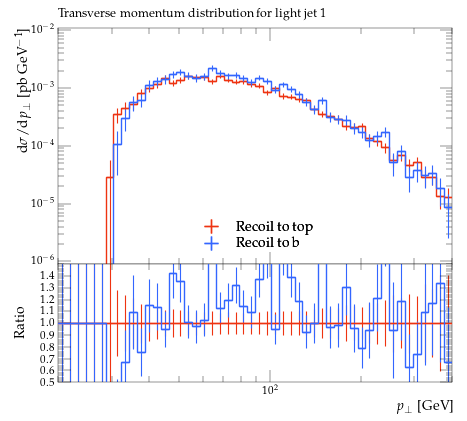

Python code for this plot:
#! /usr/bin/env python

# This Python script was auto-generated using YODA v2.0.2.
# Analysis object: /MC_TTBAR/onelep_jetl_1_pT
# Timestamp: 31-07-2026 (12:23:23)

import matplotlib as mpl
import matplotlib.pyplot as plt
mpl.use('Agg') # comment out for interactive use
import os
import numpy as np

plotDir = os.path.split(os.path.realpath(__file__))[0]
if 'YODA_USER_PLOT_PATH' in globals():
    plot_outdir = globals()['YODA_USER_PLOT_PATH']
else:
    plot_outdir = plotDir

#plot style
plt.style.use(os.path.join(plotDir, '../default.mplstyle'))
# plot metadata
figW, figH = plt.rcParams['figure.figsize']
ax_xLabel = r'$p_\perp$ [GeV]'
ax_yLabel = r'$\mathrm{d}\sigma/\mathrm{d}p_\perp$ [pb GeV$^{-1}$]'
ax_title  = r'Transverse momentum distribution for light jet 1'
ax_xScale = 'log'
ax_yScale = 'log'
xLims = (20.0, 400.0)
yLims = (9e-07, 0.011000000000000001)

# TeX-friendly labels for the legend
labels = {
    'legend' : ([ r"Recoil to top", r"Recoil to b" ], r""),
}

# Adjust canvas width and height
canvasW = 10.0
canvasH = 9.0
figW *= canvasW/10.
figH *= canvasH/9.

# Create figure and axis objects
fig, (ax, ratio0_ax) = plt.subplots(2, 1, sharex=True,
                  figsize=(figW,figH), gridspec_kw={'height_ratios': (6.0, 3.0)})

# Set figure margins
plt.subplots_adjust(
    left   = 1.0 * plt.rcParams['figure.subplot.left'],
    right  = 1.0 * plt.rcParams['figure.subplot.right'],
    top    = 1.0 * plt.rcParams['figure.subplot.top'],
    bottom = 1.0 * plt.rcParams['figure.subplot.bottom'])

ratio0_ax.yaxis.set_major_locator(mpl.ticker.MultipleLocator(0.1))
ratio0_ax.set_ylim(0.5, 1.4999)
ratio0_ax.set_ylabel('Ratio')

# the numerical data is stored in a separate file
dataf = dict()
prefix = os.path.split(__file__)[0]
if prefix:    prefix = prefix + '/'
exec(open(prefix+'onelep_jetl_1_pT__data.py').read(), dataf)


legend_handles = dict() # keep track of handles for the legend

# style options for curves
# starts at zorder>=5 to draw curve on top of legend
styles = {
  'recoil_t': {
    'color' : '#EE3311',
    'linestyle' : '-',
    'linewidth' : 1,
    'marker' : 'none',
    'markersize' : 2,
    'capsize' : 0.0,
    'zorder' : 5,
    'histstyle' : 1,
    'drawstyle' : 'steps-pre',
    'xerrorbars' : 1,
    'yerrorbars' : 1,
    'fillcolor' : None,
    'fillopacity' : 1.0,
    'ratio0_linestyle' : '-',
    'ratio0_linewidth' : 1,
    'ratio0_marker' : 'none',
    'ratio0_markersize' : 2,
    'ratio0_capsize' : 0.0,
    'ratio0_zorder' : 5,
    'ratio0_histstyle' : 1,
    'ratio0_drawstyle' : 'steps-pre',
    'ratio0_xerrorbars' : 1,
    'ratio0_yerrorbars' : 1,
  },
  'recoil_b': {
    'color' : '#3366FF',
    'linestyle' : '-',
    'linewidth' : 1,
    'marker' : 'none',
    'markersize' : 2,
    'capsize' : 0.0,
    'zorder' : 6,
    'histstyle' : 1,
    'drawstyle' : 'steps-pre',
    'xerrorbars' : 1,
    'yerrorbars' : 1,
    'fillcolor' : None,
    'fillopacity' : 1.0,
    'ratio0_linestyle' : '-',
    'ratio0_linewidth' : 1,
    'ratio0_marker' : 'none',
    'ratio0_markersize' : 2,
    'ratio0_capsize' : 0.0,
    'ratio0_zorder' : 6,
    'ratio0_histstyle' : 1,
    'ratio0_drawstyle' : 'steps-pre',
    'ratio0_xerrorbars' : 1,
    'ratio0_yerrorbars' : 1,
  },
}

# curve from input yoda files in main panel
for label, yvals in dataf['yvals'].items():
    if all(np.isnan(v) for v in dataf['yvals'][label]):
        continue
    tmp = None
    if styles[label]['histstyle']: # draw as histogram
        xpos = dataf['xedges'][label] if styles[label]['drawstyle'] else dataf['xpoints'][label]
        ypos = np.insert(yvals, 0, yvals[0]) if styles[label]['drawstyle'] else yvals
        if styles[label]['fillcolor']: # fill area below curve
            ax.fill_between(xpos, ypos, step='pre',
                            color=styles[label]['fillcolor'],
                            alpha=styles[label]['fillopacity'])
        tmp, = ax.plot(xpos, ypos,
                       color=styles[label]['color'],
                       linestyle=styles[label]['linestyle'],
                       linewidth=styles[label]['linewidth'],
                       drawstyle=styles[label]['drawstyle'], solid_joinstyle='miter',
                       zorder=styles[label]['zorder'], label=label)
    tmp = ax.errorbar(dataf['xpoints'][label], yvals,
                      xerr=np.array(dataf['xerrs'][label])*styles[label]['xerrorbars'],
                      yerr=np.array(dataf['yerrs'][label])*styles[label]['yerrorbars'],
                      fmt=styles[label]['marker'], capsize=styles[label]['capsize'],
                      markersize=styles[label]['markersize'],
                      ecolor=styles[label]['color'],
                      color=styles[label]['color'], zorder=styles[label]['zorder'])
    tmp[-1][0].set_linestyle(styles[label]['linestyle'])
    tmp[-1][0].set_linewidth(styles[label]['linewidth'])
    if label in dataf['add_legend_handle']:  legend_handles[label] = tmp
    for varLabel in dataf['variation_yvals'].keys():
        if varLabel.startswith(label):
            tmp, = ax.plot(dataf['xedges'][label], dataf['variation_yvals'][varLabel],
                           color=styles[label]['color'],
                           linestyle=styles[label]['linestyle'],
                           linewidth=styles[label]['linewidth'],
                           drawstyle='steps-pre', solid_joinstyle='miter',
                           zorder=styles[label]['zorder'], alpha=0.5)


# plots on ratio panel
# curve from input yoda files in ratio panel
for label, yvals in dataf['ratio0_yvals'].items():
    if all(np.isnan(v) for v in yvals):
        continue
    if styles[label]['ratio0_histstyle']: # plot as histogram
        xpos = dataf['xedges']['recoil_t'] if styles[label]['ratio0_drawstyle'] else dataf['xpoints']['recoil_t']
        ypos = np.insert(yvals, 0, yvals[0]) if styles[label]['ratio0_drawstyle'] else yvals
        ratio0_ax.plot(xpos, ypos,
                       color=styles[label]['color'],
                       linewidth=styles[label]['linewidth'],
                       linestyle=styles[label]['ratio0_linestyle'],
                       drawstyle=styles[label]['ratio0_drawstyle'], zorder=styles[label]['zorder'],
                       solid_joinstyle='miter')
    tmp = ratio0_ax.errorbar(dataf['xpoints']['recoil_t'], yvals,
                             xerr=np.array(dataf['ref_xerrs'])*styles[label]['ratio0_xerrorbars'],
                             yerr=np.array(dataf['ratio0_yerrs'][label])*styles[label]['ratio0_yerrorbars'],
                             fmt=styles[label]['ratio0_marker'], capsize=styles[label]['ratio0_capsize'],
                             markersize=styles[label]['ratio0_markersize'],
                             ecolor=styles[label]['color'],
                             color=styles[label]['color'])
    tmp[-1][0].set_linestyle(styles[label]['ratio0_linestyle'])
    tmp[-1][0].set_linewidth(styles[label]['ratio0_linewidth'])

    for varlabel in dataf['ratio0_variation_vals'].keys():
        if varlabel.startswith(label):
            ratio0_ax.plot(dataf['xedges']['recoil_t'],
                            dataf['ratio0_variation_vals'][varlabel],
                            color=styles[label]['color'],
                            linestyle=styles[label]['linestyle'],
                            linewidth=styles[label]['linewidth'],
                            drawstyle='steps-pre', solid_joinstyle='miter',
                            zorder=1, alpha=0.5)

legend_items = list(legend_handles.values())
ax.add_artist(ax.legend(legend_items,
                        labels['legend'][0],
                        title=labels['legend'][1],
                        alignment='left',
                        loc='lower center',
                        bbox_to_anchor=(0.5, 0.0)))

# set plot metadata as defined above
ratio0_ax.set_xlabel(ax_xLabel)
ratio0_ax.xaxis.set_label_coords(1., -0.15)
ax.set_ylabel(ax_yLabel, ha='right', va='top')
ax.yaxis.set_label_coords(-0.11, 1.0)
ax.set_title(ax_title, loc='left')
ax.set_xscale(ax_xScale)
ax.set_yscale(ax_yScale)
ax.set_xlim(xLims)
ax.set_ylim(yLims)

# tick formatting
plt.rcParams['xtick.top'] = True
plt.rcParams['ytick.right'] = True
ax.yaxis.set_major_locator(mpl.ticker.LogLocator(base=10.0, numticks=np.inf))
ax.yaxis.set_minor_locator(mpl.ticker.LogLocator(
                           base=10.0, subs=np.arange(0.1, 1, 0.1), numticks=np.inf))
fig.align_ylabels((ax, ratio0_ax))
plt.savefig(os.path.join(plot_outdir, 'onelep_jetl_1_pT.pdf'), format='PDF')
plt.savefig(os.path.join(plot_outdir, 'onelep_jetl_1_pT.png'), format='PNG')

plt.close(fig)
